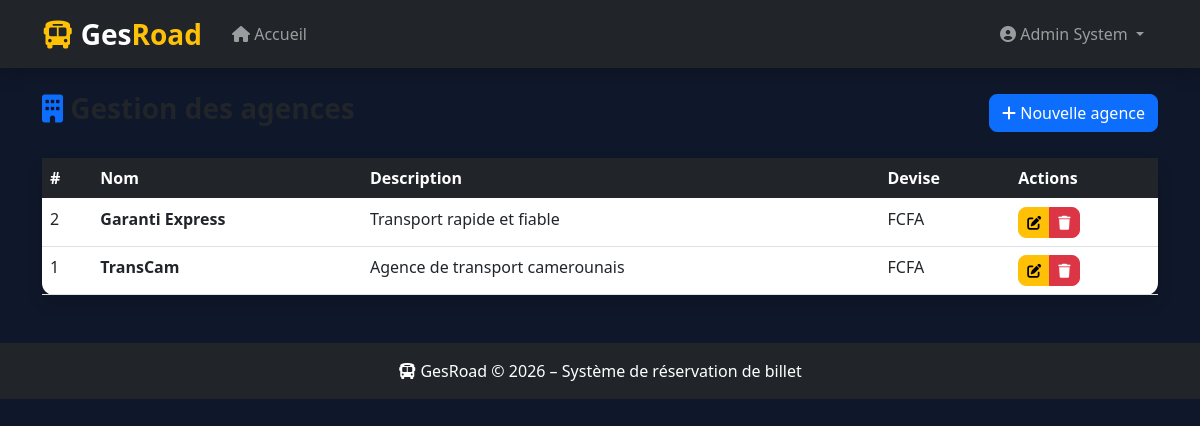
Page /index.php?controller=admin&action=listeAgences (signed in) on the committed database.
### tables this page shows
CREATE TABLE `agence` (
  `id` int(11) NOT NULL AUTO_INCREMENT,
  `nom` varchar(254) DEFAULT NULL,
  `description` varchar(254) DEFAULT NULL,
  `logo` varchar(254) DEFAULT NULL,
  `devise` varchar(254) DEFAULT NULL,
  PRIMARY KEY (`id`)
);

### controllers/admincontrollers.php (called while the page is built, shortened)
<?php
require_once MODELS . '/Agence.php';
class AdminController {
    private $agence;
    public function __construct($pdo) {
        $this->agence       = new Agence($pdo);
    }
    public function listeAgences() {
        $agences = $this->agence->lister();
        require_once VIEWS . '/admin/agence/liste.php';
    }
}
?>

### models/agence.php (called while the page is built, shortened)
<?php
class Agence {
    private $pdo;
    public function __construct($pdo) {
        $this->pdo = $pdo;
    }
    public function lister() {
        $stmt = $this->pdo->prepare("SELECT * FROM agence ORDER BY nom ASC");
        $stmt->execute();
        return $stmt->fetchAll(PDO::FETCH_ASSOC);
    }
}
?>

### views/admin/agence/liste.php (the view, shortened to what this page needs)
<?php include ROOT . '/views/layout.php'; ?>
<div class="d-flex justify-content-between align-items-center mb-4">
    <h3 class="fw-bold">
        <i class="fas fa-building text-primary"></i> Gestion des agences
    </h3>
    <a href="<?= BASE_URL ?>/index.php?controller=admin&action=creerAgence"
       class="btn btn-primary">
        <i class="fas fa-plus"></i> Nouvelle agence
    </a>
</div>
<div class="card shadow border-0">
    <div class="card-body p-0">
        <div class="table-responsive">
            <table class="table table-hover mb-0">
                <thead class="table-dark">
                    <tr>
                        <th>#</th>
                        <th>Nom</th>
                        <th>Description</th>
                        <th>Devise</th>
                        <th>Actions</th>
                    </tr>
                </thead>
                <tbody>
                    <?php if (!empty($agences)): ?>
                        <?php foreach ($agences as $a): ?>
                            <tr>
                                <td><?= $a['id'] ?></td>
                                <td class="fw-bold"><?= $a['nom'] ?></td>
                                <td><?= $a['description'] ?></td>
                                <td><?= $a['devise'] ?></td>
                                <td>
                                    <div class="btn-group">
                                        <a href="<?= BASE_URL ?>/index.php?controller=admin&action=modifierAgence&id=<?= $a['id'] ?>"
                                           class="btn btn-sm btn-warning">
                                            <i class="fas fa-edit"></i>
                                        </a>
                                        <a href="<?= BASE_URL ?>/index.php?controller=admin&action=supprimerAgence&id=<?= $a['id'] ?>"
                                           class="btn btn-sm btn-danger"
                                           onclick="return confirm('Supprimer cette agence ?')">
                                            <i class="fas fa-trash"></i>
                                        </a>
                                    </div>
                                </td>
                            </tr>
                        <?php endforeach; ?>
                    <?php endif; ?>
                </tbody>
            </table>
        </div>
    </div>
</div>
<?php include ROOT . '/views/layout_footer.php'; ?>

### assets/css/style.css (style rules this page uses)
body { background-size: cover; background-position: center; background-repeat: no-repeat; transition: background-image 1s ease-in-out; }
html, body { height: 100%; margin: 0; background-color: #0f172a; }
.card { border-radius: 12px; border: none; }
.btn { border-radius: 8px; }

### rows in the picture
agence: id "2", nom "Garanti Express", description "Transport rapide et fiable", devise "FCFA"
agence: id "1", nom "TransCam", description "Agence de transport camerounais", devise "FCFA"

### other values in the picture
$_SESSION['user_nom'] "Admin"
$_SESSION['user_prenom'] "System"
